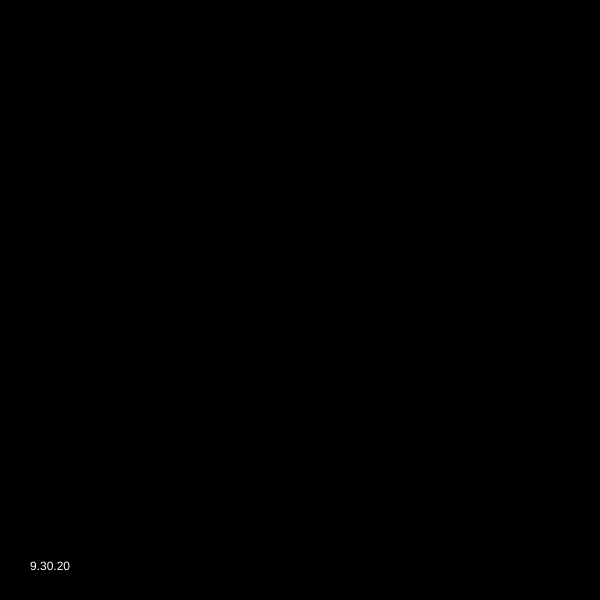
Frame 1 (no input)
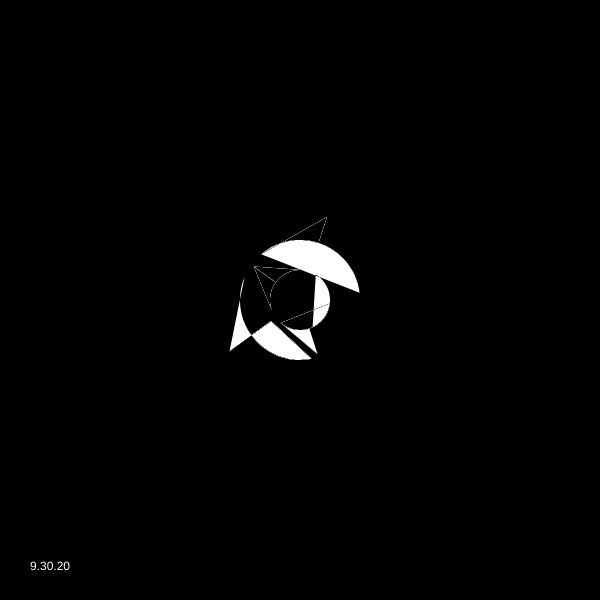
Frame 60 (no input)
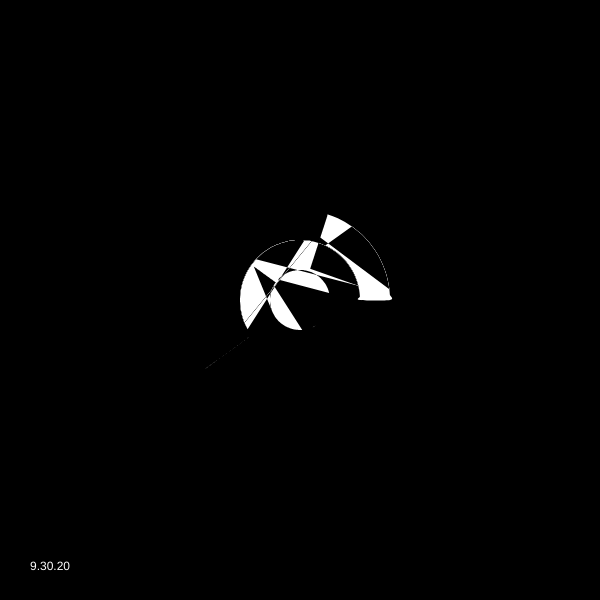
Frame 120 (the mouse pressed at the canvas centre since frame 60)

The p5.js sketch that drew these frames (run headless with seeded random() and noise() and a simulated clock; from frame 60 on, the mouse is pressed at the canvas centre):

// p5.js sketch
// ── sketch.js
let _aryObject = [];
let _tileNumT;
let _tileNumR;
let _ellipseRatio;
let _count;
let _stepR;
let _stepT;

function setup() {
  createCanvas(600, 600);
  frameRate(40);
 
  strokeJoin(MITER);
  
  _freqCount = 20;

  _count = 0;
  _ellipseRatio = 2;
  _tileNumT = 5;
  _tileNumR = 10;
  
  let shapeMode = 1;
  let layerNum = 20;
  let initT = int(random(_tileNumT));
  for (k = 1; k <= layerNum; k++) {
    let baseColor = 360 + random(720);
    _aryObject.push(new f(
      1, initT,
      color((baseColor + 180) % 360, 200, 50, 100),
      shapeMode,
      width/2/_tileNumR/layerNum*k
    ));
  }
}

function draw() {
  clear();
  blendMode(DIFFERENCE);
  background(0);
  
  for (let i = 0; i < _aryObject.length; i++) {
    _aryObject[i].update();
    _aryObject[i].drawMe();
  }

  _count ++;
  noStroke()
  fill(255);
  text("9.30.20", 30, height-30)
}

class f {
  constructor(iR, iT, myColor, shapeMode, sw) {
    this.target_iR = iR;
    this.target_iT = iT;
    this.myColor = myColor;
    this.shapeMode = shapeMode; //0 rect, 1 ellipse
    this.sw = sw *_ellipseRatio; 
    this.aryPoint = [];
  }

  setTarget() {
    _stepR = 1;
    _stepT = 1;
    this.iR = this.target_iR;
    this.iT = this.target_iT % _tileNumT;
    
    this.aryPoint.unshift([this.iR, this.iT]);

    let dir;
    if (this.iR <= _stepR) {
      dir = random(["down", "left", "right"]);
    } else if (this.iR >= _tileNumR-_stepR) {
      dir = random(["up", "left", "right"]);
    } else {
      dir = random(["up", "down", "left", "right"]);
    }

    if (dir == "up") { this.target_iR = this.iR - _stepR; }
    else if (dir == "down") { this.target_iR = this.iR + _stepR; }
    else if (dir == "left") { this.target_iT = this.iT - _stepT; }
    else if (dir == "right") { this.target_iT = this.iT + _stepT; }

    this.dR = (this.target_iR - this.iR) / (_freqCount+1);
    this.dT = (this.target_iT - this.iT) / (_freqCount+1);
  }
  
  update() {
    if (_count % _freqCount == 0) {
      this.setTarget();
    }

    if (this.target_iR == this.iR) { //dir = right or left
      this.aryPoint.unshift([this.iR, this.aryPoint[0][1] + this.dT]);
    } else if (this.target_iT == this.iT) {
      this.aryPoint.unshift([this.aryPoint[0][0] + this.dR, this.iT]);
    }

    while (this.aryPoint.length >= 40) {
      this.aryPoint.pop();
    }
  }

  drawMe() {
    noStroke()
    
    push();
    translate(width/2, height/2);
    beginShape();
    for (let i = 0; i < this.aryPoint.length; i++) {
      curveVertex(
        width / 2 / _tileNumR * this.aryPoint[i][0] * cos(2*PI / _tileNumT * this.aryPoint[i][1]),
        width / 2 / _tileNumR * this.aryPoint[i][0] * sin(2*PI / _tileNumT * this.aryPoint[i][1]));
    }
    endShape();
    pop();
  }
}
